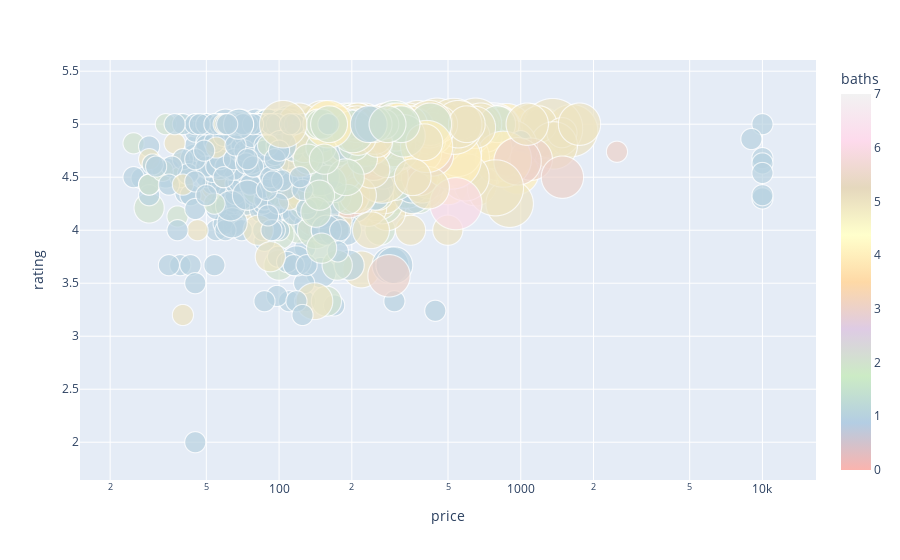

Write notebook code for a chart like this one.
### Code cell
fig = px.scatter(df_cleaned, x="price", y="rating",
                 size="bedrooms", color="baths",
                 hover_name="neighbourhood", log_x=True, size_max=60,color_continuous_scale=px.colors.qualitative.Pastel1)
fig.show()

### Figure 1 — Plotly figure (JSON) as saved in the notebook; plotly's stock layout.template omitted (floating-point values rounded to 4 significant figures; data arrays with more than 128 entries replaced by an {"elided": "..."} marker saying what was removed)
{"data": [{"hovertemplate": "<b>%{hovertext}</b><br><br>price=%{x}<br>rating=%{y}<br>bedrooms=%{marker.size}<br>baths=%{marker.color}<extra></extra>", "hovertext": {"elided": "3397 str values"}, "legendgroup": "", "marker": {"color": {"elided": "3397 int values"}, "coloraxis": "coloraxis", "size": {"elided": "3397 int values"}, "sizemode": "area", "sizeref": 0.002222, "symbol": "circle"}, "mode": "markers", "name": "", "showlegend": false, "type": "scattergl", "x": {"elided": "3397 int values"}, "xaxis": "x", "y": {"elided": "3397 float values"}, "yaxis": "y"}], "layout": {"coloraxis": {"colorbar": {"title": {"text": "baths"}}, "colorscale": [[0, "rgb(251,180,174)"], [0.125, "rgb(179,205,227)"], [0.25, "rgb(204,235,197)"], [0.375, "rgb(222,203,228)"], [0.5, "rgb(254,217,166)"], [0.625, "rgb(255,255,204)"], [0.75, "rgb(229,216,189)"], [0.875, "rgb(253,218,236)"], [1, "rgb(242,242,242)"]]}, "legend": {"itemsizing": "constant", "tracegroupgap": 0}, "margin": {"t": 60}, "xaxis": {"anchor": "y", "domain": [0, 1], "title": {"text": "price"}, "type": "log"}, "yaxis": {"anchor": "x", "domain": [0, 1], "title": {"text": "rating"}}}}
